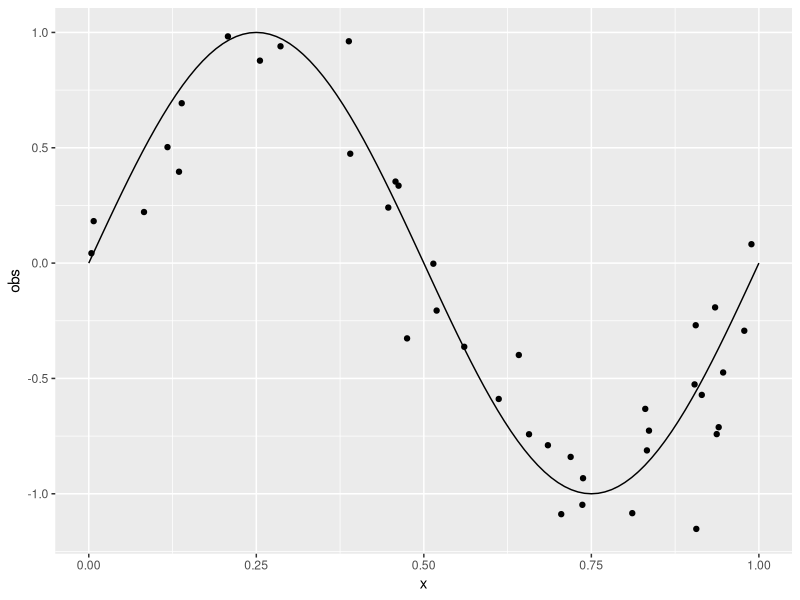

This figure's R source: (Note: this script raises an error after producing the figure.)
## ---- chunk 1
library(ggplot2)
library(data.table)
library(magrittr)
set.seed(42)
## ---- chunk 2
D <- function(n = 10, intervalo = c(0, 1), FUN = ~sin(2*pi*.x), ruido = 0.2) {
  x <- runif(n, intervalo[1], intervalo[2])
  FUN <- purrr::as_mapper(FUN)
  real <- FUN(x)
  obs <- real + rnorm(n, sd = ruido)
  return(data.table::data.table(x, real, obs))
}
## ---- chunk 3
D(n = 40) %>% 
  ggplot(aes(x, obs)) +
  stat_function(fun = ~sin(2*pi*.x)) +
  geom_point() +
  scale_x_continuous(limits = c(0, 1))
## ---- chunk 4
regresion_poly <- function(obs, x, orden = 1, lambda = 0) {
  # Matriz de diseño
  A <- cbind(1, poly(x, degree = orden, raw = TRUE))
  
  if (lambda != 0) {
    L <- diag(1, nrow = ncol(A)) * lambda
    w <- solve(t(A) %*% A + t(L) %*% L) %*% t(A) %*% obs    # Forma a lo bruto.
  } else {
    w <- qr.coef(qr(A), obs)   # Forma eficiente de calcular la regresion
  }
  
  # Detalles. 
  class(w) <- c("regression_model")
  attr(w, "orden") <- orden
  attr(w, "x") <- x
  return(w)
}

# Método para predecir nuevos valores usando la regresion.
predict.regression_model <- function(object, newdata = NULL) {
  if (is.null(newdata)) {
    newdata <- attr(object, "x", exact = TRUE)
  }
  
  cbind(1, poly(newdata, degree = attr(object, "orden"), raw = TRUE)) %*% object
}

# Chequear que al menos el resultado sin regularizar coincide on el correcto.
stopifnot({
  d <- D()
  w <- d[, regresion_poly(obs, x, orden = 7)]  
  all.equal(sum(coef(lm(obs ~ poly(x, degree = 7, raw = TRUE), data = d)) - w), 0)
})

# Para ggplot2
fortify.regression_model <- function(model, data, n = 40, ...) {
  x <- seq(0, 1, length.out = n)
  data.frame(x = x, 
             y = predict(model, newdata = seq(0, 1, length.out = 40)))
}

## ---- chunk 5
datos <- D(n = 10)

ggplot(datos, aes(x, obs)) +
  geom_point() +
  geom_line(aes(x, y), 
            data = datos[, regresion_poly(obs, x, orden = 3)],
            color = "red") +
  stat_function(fun = ~sin(2*pi*.x)) +
  scale_x_continuous(limits = c(0, 1))
## ---- chunk 6
params <- CJ(lambda = 10^seq(-7, 0, length.out = 15), orden = 1:10)
## ---- chunk 7
rmse_cv <- function(obs, pred, lambda, orden, k_fold = 10) {
  N <- length(obs)
  
  grupos <- ggplot2::cut_number(seq_along(obs), k_fold)
  data <- data.table(obs, pred)
  
  rmses <- vapply(seq_len(k_fold), function(k){
    train_index <- grupos != levels(grupos)[k] 
    train <- data[train_index == TRUE, ]
    validation <- data[train_index == FALSE, ]
    
    model <- train[, regresion_poly(obs, pred, orden = orden, lambda = lambda)]
    
    validation[, sqrt(mean((obs - predict(model, newdata = pred))^2))]
  }, numeric(1))
  mean(rmses)
}
## ---- chunk 8
cv <- params[, .(rmse = rmse_cv(datos$obs, datos$x, lambda = lambda, orden = orden)),
               by = .(lambda, orden)]

ggplot(cv, aes(orden, lambda)) +
  geom_contour_filled(aes(z = log(rmse))) +
  scale_y_log10(expand = c(0, 0)) +
  scale_x_continuous(breaks = 1:10, expand = c(0, 0)) +
  scale_fill_viridis_d("log(rmse)", direction = -1, guide = guide_colorsteps(show.limits = TRUE))
## ---- chunk 9
cv[which.min(rmse)]
